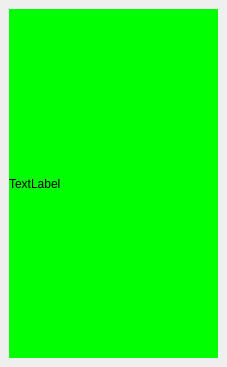
<?xml version="1.0" encoding="UTF-8"?>
<ui version="4.0">
 <class>MyWindow2</class>
 <widget class="QMainWindow" name="MyWindow2">
  <property name="geometry">
   <rect>
    <x>0</x>
    <y>0</y>
    <width>227</width>
    <height>367</height>
   </rect>
  </property>
  <property name="sizePolicy">
   <sizepolicy hsizetype="Preferred" vsizetype="Preferred">
    <horstretch>0</horstretch>
    <verstretch>0</verstretch>
   </sizepolicy>
  </property>
  <property name="windowTitle">
   <string>Using std::thread</string>
  </property>
  <widget class="QWidget" name="centralwidget">
   <property name="sizePolicy">
    <sizepolicy hsizetype="Expanding" vsizetype="Expanding">
     <horstretch>0</horstretch>
     <verstretch>0</verstretch>
    </sizepolicy>
   </property>
   <layout class="QVBoxLayout" name="verticalLayout">
    <item>
     <widget class="QLabel" name="imageLabel">
      <property name="sizePolicy">
       <sizepolicy hsizetype="Preferred" vsizetype="Preferred">
        <horstretch>0</horstretch>
        <verstretch>0</verstretch>
       </sizepolicy>
      </property>
      <property name="styleSheet">
       <string notr="true">background-color: rgb(0, 255, 0);</string>
      </property>
      <property name="text">
       <string>TextLabel</string>
      </property>
      <property name="scaledContents">
       <bool>true</bool>
      </property>
     </widget>
    </item>
   </layout>
  </widget>
 </widget>
 <resources/>
 <connections/>
</ui>
